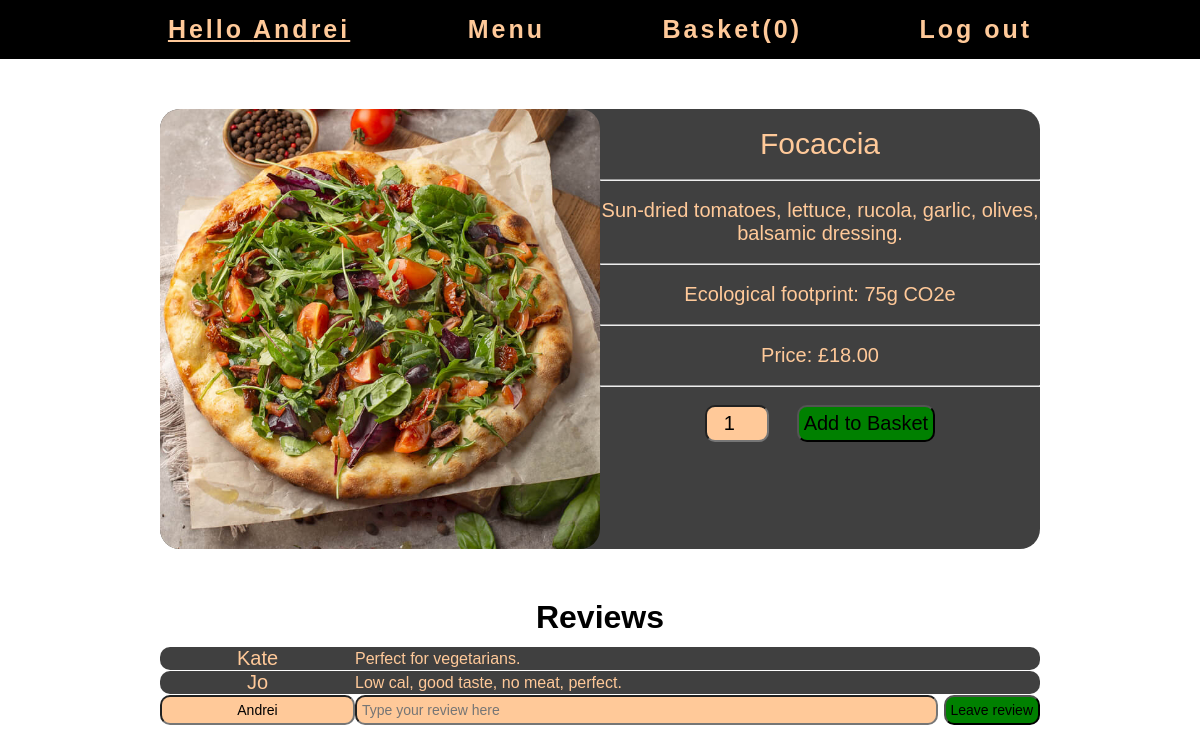
The page /item/7 (signed in) on the database its author committed.
### shop/models.py (models this page shows, shortened)
class User(db.Model, UserMixin):
  id = db.Column(db.Integer, primary_key=True)
  username = db.Column(db.String(25), unique=True, nullable=False)
  hashed_password = db.Column(db.String(128))

class Item(db.Model):
  itemid = db.Column(db.Integer, primary_key=True)
  name = db.Column(db.Text, nullable=False)
  description = db.Column(db.Text, nullable=False)
  description2 = db.Column(db.Text, nullable=False)
  picture = db.Column(db.String(20), nullable=False)
  price = db.Column(db.Float, nullable=False)
  eco = db.Column(db.Integer, nullable=False)

class Review(db.Model):
  reviewid = db.Column(db.Integer, primary_key=True)
  reviewnick = db.Column(db.Text, nullable=False)
  reviewtext = db.Column(db.Text, nullable=False)
  reviewitem = db.Column(db.Integer, db.ForeignKey("item.itemid"), nullable=False)

### shop/routes.py (the view)
@app.route("/item/<int:item_id>")
def item(item_id):
  item = Item.query.get_or_404(item_id)
  reviews = Review.query.filter_by(reviewitem = item_id)
  return render_template("item.html", title = item.name, item=item, reviews=reviews)

### shop/models.py (called while the page is built)
@login_manager.user_loader
def load_user(user_id):
  return User.query.get(int(user_id))

### shop/templates/item.html (shortened to what this page needs)
{% extends "layout.html" %}
{% block content %}
  <div class="item">
    <img src="{{ url_for('static', filename='images/' + item.picture) }}" height="440" width="440">
    <div>
      <p id="item-name">{{ item.name }}</p>
      <hr>
      <p>{{ item.description2 }}</p>
      <hr>
      <p>Ecological footprint: {{ item.eco }}g CO2e</p>
      <hr>
      <p>Price: £{{ "%.2f" | format( item.price|float ) }}</p>
      <hr>
      <form action="{{ url_for('addcart') }}" method="POST">
        <p>
          <input class="quantity" type="number" name="quantity" value="1" min="1">
          <button type="submit">Add to Basket</button>
        </p>
      </form>
    </div>
  </div>
  <h1>Reviews</h1>
  <table>
    {% for i in reviews %}
      <tr>
        <td class="round-left-corners-10">{{ i.reviewnick }}</td>
        <td id="review-text" class="round-right-corners-10">{{ i.reviewtext }}</td>
      </tr>
    {% endfor %}
    <form action="{{ url_for('addreview', item_id=item.itemid) }}" method="POST">
      <tr id="leave-review-field">
        <td id="leave-review-nick">
          <input type="text" name="review_nick" value="{{ current_user.username }}">
        </td>
        <td id="leave-review-text">
          <input type="text" name="review_text" placeholder="Type your review here">
          <button id="leave-review-button" type="submit">Leave review</button>
        </td>
      </tr>
    </form>
  </table>
{% endblock content %}

### shop/templates/layout.html (shortened to what this page needs)
<!DOCTYPE html>
<html>
  <head>
    <link rel="stylesheet" type="text/css" href="{{ url_for('static', filename='style.css') }}">
  </head>
  <body>
    <nav>
      {% if current_user.username %}
        <p>Hello {{ current_user.username }}</p>
        <a href="{{ url_for('home') }}">Menu</a>
        <a id="show_cart" href="{{ url_for('cart') }}">Basket({{ session["carts"][current_user.username]|length }})</a>
        <a id="logout" href="{{ url_for('logout') }}">Log out</a>
      {% else %}
        <a href="{{ url_for('home') }}">Menu</a>
        <a id="register" href="{{ url_for('register') }}">Register</a>
        <a id="login" href="{{ url_for('login') }}">Log in</a>
        <a id="show_cart" href="{{ url_for('cart') }}">Basket(0)</a>
      {% endif %}
    </nav>
    {% block content %}
    {% endblock %}
  </body>
</html>

### shop/static/style.css (style rules this page uses)
* { margin: 0; padding: 0; text-align: center; text-decoration: none; }
body { background: url(background.jpg) no-repeat; background-size: cover; color: #ffc999; font-family: comic sans ms, arial, sans-serif; }
a { color: #ffc999; }
h1 { margin: 50px 0 10px 0; color: black; }
fieldset, .gallery_item, .item { border-radius: 20px; }
img { border-radius: 20px; }
fieldset, tr, .gallery_item, .item { background: rgba(0, 0, 0, 0.75) }
button, input, #submit { border-radius: 10px; padding: 5px; background: green; font-size: 20px; color: black; cursor: pointer; }
input { background: #ffc999; cursor: auto; }
.quantity { width: 50px; }
nav { position: relative; width: 100%; background: black; letter-spacing: 3px; }
nav p, nav a { display: inline-block; margin: 10px 50px 10px 50px; border-radius: 10px; padding :5px; font-size : 25px; font-weight: bold; }
nav p { text-decoration-line: underline; }
.item { margin: 50px auto 0 auto; width: max-content; display: grid; grid-template-columns: repeat(2, 440px); }
.item p { margin: 18px 0px; font-size: 20px; }
#item-name { font-size: 30px; }
table { margin: 0 auto; width: 880px; border-spacing: 0 1px; font-size: 20px; }
.round-left-corners-10 { border-radius: 10px 0 0 10px; }
.round-right-corners-10 { border-radius: 0 10px 10px 0; }
#review-text { text-align: left; font-size: 16px; }
#leave-review-field { background: none; }
#leave-review-nick { width: 20%; }
#leave-review-text { text-align: left; }
#leave-review-text input { width: 83%; text-align: left; }
#leave-review-nick input, #leave-review-text input { font-size: 14px; }
#leave-review-button { float: right; width: max-content; font-size: 14px; }

### rows shown on the page
User: username "Andrei", review_nick "Andrei"
Item: picture (picture), name "Focaccia", description2 "Sun-dried tomatoes, lettuce, rucola, garlic, olives, balsamic dressing.", eco "75", price "18.00"
Review: reviewnick "Kate", reviewtext "Perfect for vegetarians."
Review: reviewnick "Jo", reviewtext "Low cal, good taste, no meat, perfect."

### other values the page prints
{{ session["carts"][current_user.username]|length }} "0"
